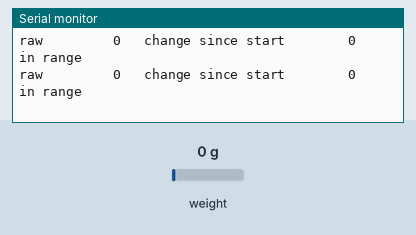
A sketch run on a simulated ESP32. On the bench: the last lines printed to the serial monitor. The inputs (shaded band) are chosen by the test bench; at power-on: weight on the scale 0 g.

Above: at 1.7 s.
1.8 s: weight on the scale set to 100 g
At 2.23 s:
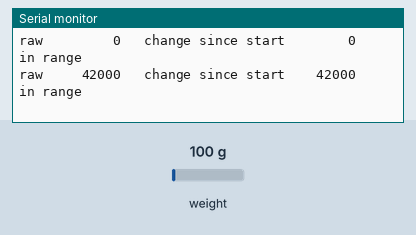
4.2 s: weight on the scale set to 1250 g
At 4.69 s:
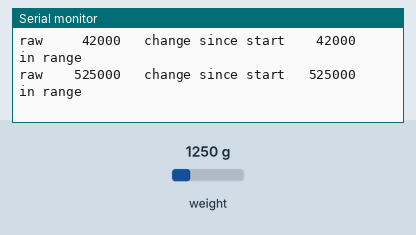
6.6 s: weight on the scale set to 2500 g
At 7.14 s:
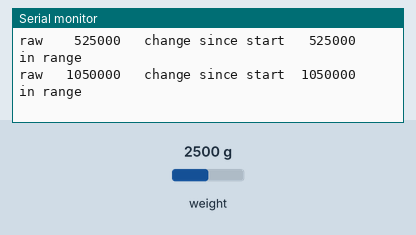

Measured:
- after the input at 1.8 s, the serial monitor: prints a new line after 0.20 s (image 1)
- after the input at 4.2 s, the serial monitor: prints a new line after 0.26 s (image 2)
- after the input at 6.6 s, the serial monitor: prints a new line after 0.31 s (image 3)

The sketch:

step6_diag.ino
```cpp
// TapTapon step 6 DIAGNOSTIC: shows the HX711's raw numbers with no zeroing or filtering,
// and says what they mean. Same wiring as step 6 (DT -> D16, SCK -> D17, VCC -> 3V3, GND -> GND).
//
// Leave it running ~10 s untouched, then press the free end of the bar hard for ~5 s.
// Copy ~20 lines from the Serial Monitor (115200) and send them.
//
// Reading the raw value (the HX711 gives a number from -8388608 to 8388607):
//   stuck at  8388607 or -8388608        -> SATURATED: load cell circuit open or shorted (a wire/joint)
//   stuck at exactly the same value       -> chip not converting (power / DT / SCK problem)
//   changes a little (tens..hundreds) and jumps by thousands when pressed -> WORKING
// Library: HX711 (by Bogdan Necula)
#include <HX711.h>

const int PIN_DT = 16, PIN_SCK = 17;
HX711 scale;
long first = 0;
bool haveFirst = false;

void setup() {
  Serial.begin(115200);
  delay(500);
  Serial.println("\nStep 6 DIAGNOSTIC: raw HX711 numbers");
  scale.begin(PIN_DT, PIN_SCK);
  if (!scale.wait_ready_timeout(2000)) {
    Serial.println("HX711 NOT FOUND: DT/SCK/VCC/GND wiring or header joints.");
  }
}

void loop() {
  if (!scale.wait_ready_timeout(1000)) {
    Serial.println("HX711 not ready (no data): check VCC, GND, DT, SCK");
    return;
  }
  long raw = scale.read();
  if (!haveFirst) { first = raw; haveFirst = true; }

  const char* verdict;
  if (raw >= 8388000 || raw <= -8388000) verdict = "SATURATED -> load cell circuit open or shorted";
  else verdict = "in range";
  Serial.printf("raw %9ld   change since start %8ld   %s\n", raw, raw - first, verdict);
  delay(250);
}
```
